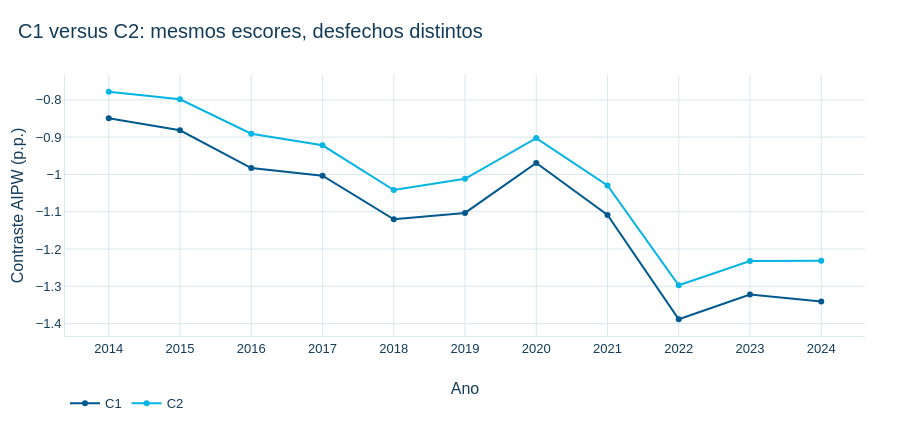

The notebook cell saved with this chart:
### Code cell
fig2=go.Figure()
for spec in ('C1','C2'):
    tab=aipw.loc[aipw.trimming.eq('sem_trimming') & aipw.especificacao.eq(spec) & aipw.estimativa_pp.notna()].sort_values('ano')
    fig2.add_trace(go.Scatter(x=tab.ano,y=tab.estimativa_pp,mode='lines+markers',name=spec,line=dict(color=cores[spec]),
        hovertemplate='Ano %{x}<br>%{y:.3f} p.p.<extra>'+spec+'</extra>'))
fig2.update_layout(xaxis_title='Ano',yaxis_title='Contraste AIPW (p.p.)',height=430)
fig2.update_xaxes(dtick=1)
aplicar_tema_ipt(fig2,'C1 versus C2: mesmos escores, outcomes distintos')
fig2.show()

### Figure 1 — Plotly figure (JSON) as saved in the notebook; plotly's stock layout.template omitted (floating-point values rounded to 4 significant figures)
{"data": [{"hovertemplate": "Ano %{x}<br>%{y:.3f} p.p.<extra>C1</extra>", "line": {"color": "#00598E"}, "mode": "lines+markers", "name": "C1", "type": "scatter", "x": [2014, 2015, 2016, 2017, 2018, 2019, 2020, 2021, 2022, 2023, 2024], "y": [-0.8494, -0.8817, -0.9829, -1.003, -1.12, -1.103, -0.9694, -1.109, -1.388, -1.322, -1.341]}, {"hovertemplate": "Ano %{x}<br>%{y:.3f} p.p.<extra>C2</extra>", "line": {"color": "#04B4E3"}, "mode": "lines+markers", "name": "C2", "type": "scatter", "x": [2014, 2015, 2016, 2017, 2018, 2019, 2020, 2021, 2022, 2023, 2024], "y": [-0.7784, -0.7984, -0.8909, -0.9218, -1.042, -1.012, -0.9025, -1.029, -1.297, -1.232, -1.231]}], "layout": {"height": 430, "title": {"text": "C1 versus C2: mesmos escores, desfechos distintos"}, "xaxis": {"dtick": 1, "title": {"text": "Ano"}}, "yaxis": {"title": {"text": "Contraste AIPW (p.p.)"}}}}
